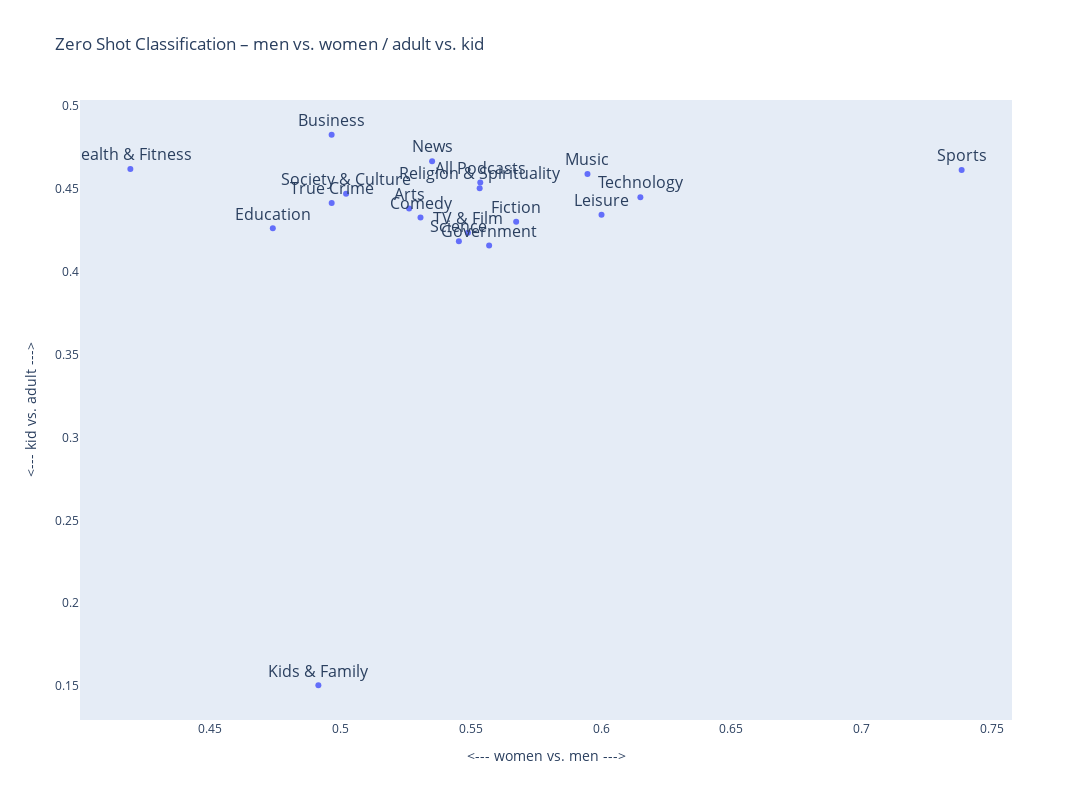

Notebook source saved alongside this figure:
### Markdown cell above
- The scores for men/women and adult/kid are skewed to one side of the midpoint. 
- With candidate label combinations like men/women or maskulin/feminin we are deep in clichee territory. We now face biases and imbalances that are embedded in language and training data.

### Code cell
create_graph("men_women", "adult_kid")

### Figure 1 — Plotly figure (JSON) as saved in the notebook; plotly's stock layout.template omitted (floating-point values rounded to 4 significant figures)
{"data": [{"hovertemplate": "<--- women vs. men --->=%{x}<br><--- kid vs. adult --->=%{y}<br>chartable_genre=%{text}<extra></extra>", "legendgroup": "", "marker": {"color": "#636efa", "symbol": "circle"}, "mode": "markers+text", "name": "", "orientation": "v", "showlegend": false, "text": ["All Podcasts", "Arts", "Business", "Comedy", "Education", "Fiction", "Government", "Health & Fitness", "Kids & Family", "Leisure", "Music", "News", "Religion & Spirituality", "Science", "Society & Culture", "Sports", "TV & Film", "Technology", "True Crime"], "textfont": {"size": 16}, "textposition": "top center", "type": "scatter", "x": [0.5537, 0.5264, 0.4967, 0.5307, 0.4741, 0.5674, 0.5571, 0.4195, 0.4916, 0.6002, 0.5948, 0.5352, 0.5534, 0.5455, 0.5022, 0.7383, 0.5489, 0.6151, 0.4967], "xaxis": "x", "y": [0.4539, 0.4382, 0.4827, 0.4328, 0.4262, 0.4301, 0.4158, 0.462, 0.1504, 0.4344, 0.4589, 0.4667, 0.4504, 0.4185, 0.447, 0.4615, 0.4235, 0.445, 0.4415], "yaxis": "y"}], "layout": {"height": 800, "legend": {"tracegroupgap": 0}, "title": {"text": "Zero Shot Classification – men vs. women / adult vs. kid"}, "width": 1200, "xaxis": {"anchor": "y", "autorange": true, "domain": [0, 1], "range": [0.4003, 0.7574], "showgrid": false, "title": {"text": "<--- women vs. men --->"}, "type": "linear"}, "yaxis": {"anchor": "x", "autorange": true, "domain": [0, 1], "range": [0.1295, 0.5037], "showgrid": false, "title": {"text": "<--- kid vs. adult --->"}, "type": "linear"}}}
